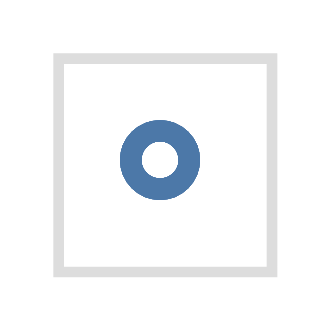

Here is the Vega-Lite specification saved for this chart:
### Vega specification from a JSON file in a GitHub repository (floating-point values rounded to 4 significant figures)
{"$schema": "https://vega.github.io/schema/vega/v5.json", "background": "white", "padding": 5, "width": 20, "height": 20, "style": "cell", "data": [{"name": "source_0", "values": [{"a": "C", "b": 2}, {"a": "C", "b": 7}, {"a": "C", "b": 4}, {"a": "D", "b": 1}, {"a": "D", "b": 2}, {"a": "D", "b": 6}, {"a": "E", "b": 8}, {"a": "E", "b": 4}, {"a": "E", "b": 7}]}], "marks": [{"name": "marks", "type": "symbol", "style": ["point"], "from": {"data": "source_0"}, "encode": {"update": {"opacity": {"value": 0.7}, "fill": {"value": "transparent"}, "stroke": {"value": "#4c78a8"}, "x": {"signal": "width", "mult": 0.5}, "y": {"signal": "height", "mult": 0.5}}}}], "config": {"background": "white"}}
